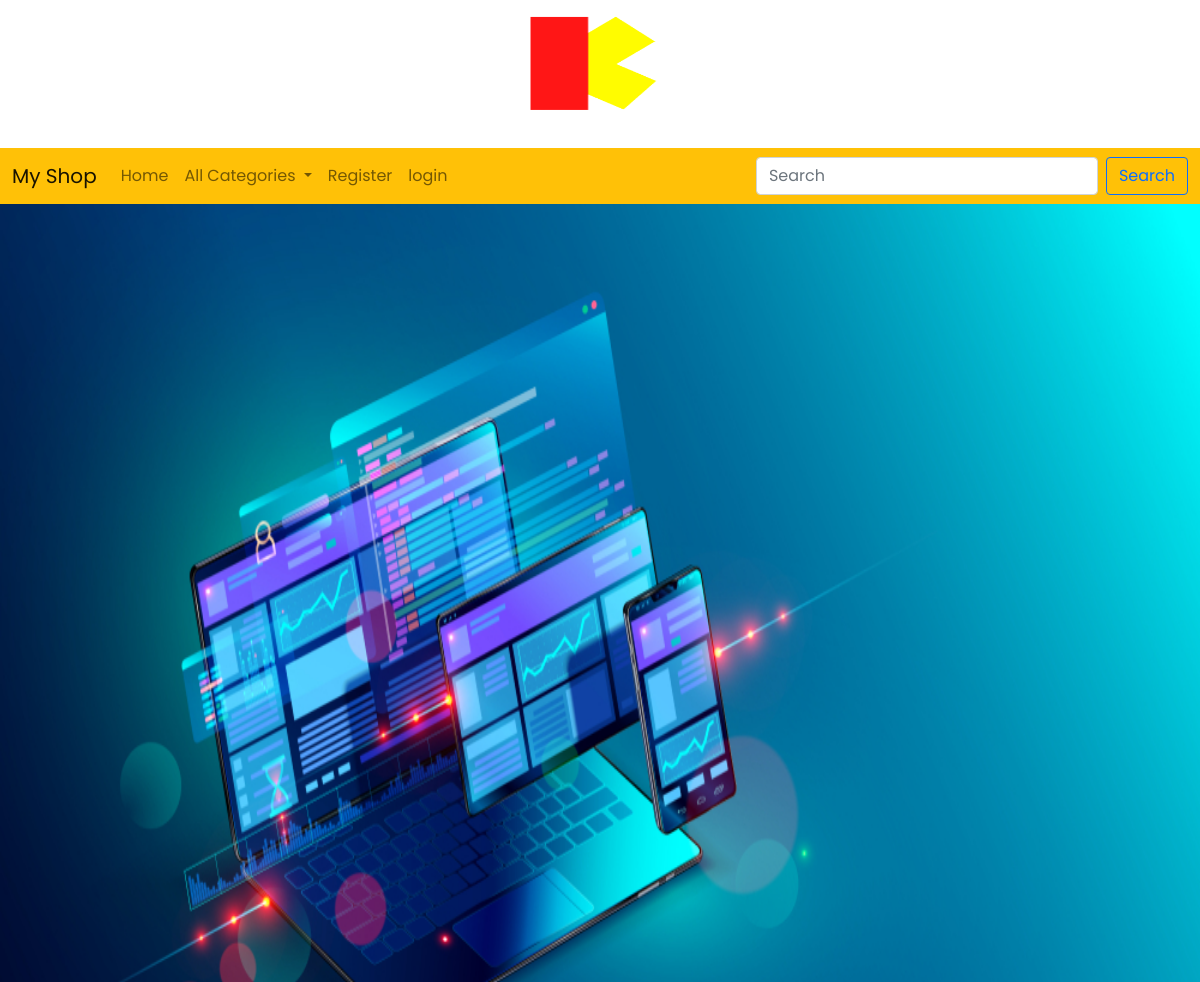
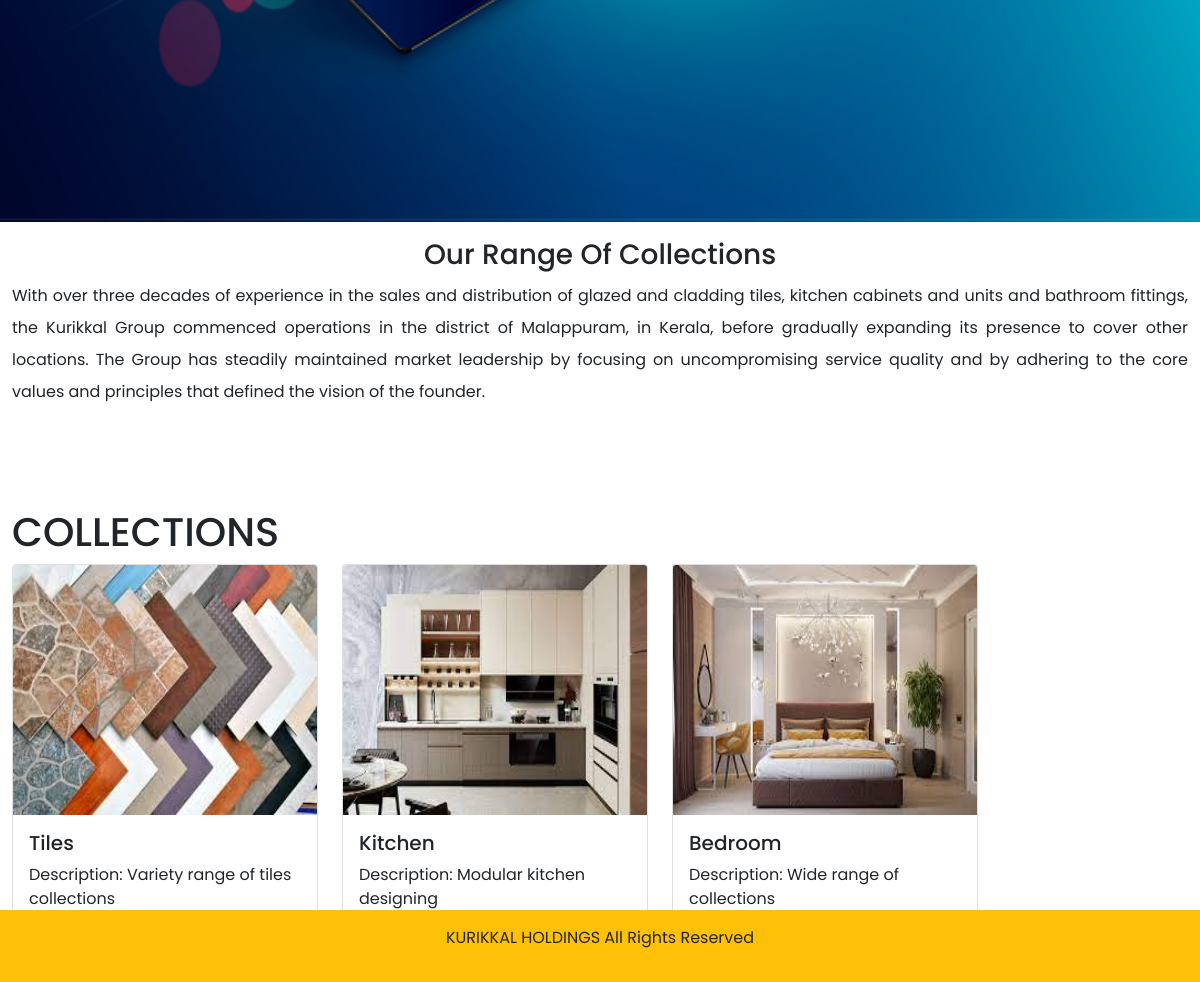
The page / on the database its author committed (2 pictures, top to bottom).
### shop/models.py (models this page shows, shortened)
class Category(models.Model):
    name=models.CharField(max_length=20)
    desc=models.TextField()
    image=models.ImageField(upload_to="Category",null=True,blank=True)

### shop/views.py (the view)
# urls.py: path('',views.allcategories,name="allcat"),
def allcategories(request):
    k = Category.objects.all()
    return render(request, 'category.html', context={'c': k})

### cart/context_processors.py (called while the page is built)
def total_count(request):
    item_count=0
    u=request.user
    try:
        cart=Cart.objects.filter(user=u)
        for i in cart:
            item_count+=i.quantity
    except:
        item_count=0
    return {'count':item_count}

### shop/context_processors.py (called while the page is built)
def menu_links(request):
    c=Category.objects.all()
    return {'links':c}

### templates/category.html (shortened to what this page needs)
{% extends 'base.html' %}
{% load static %}
{% block content %}
<div>
    <img src="{% static 'images/123.png' %}" height="1000px" width="100%">
</div>
<div class="container-fluid mt-3" style="margin-bottom:100px; b">
    <h3 class="text-center fw-f=bold">Our Range Of Collections</h3>
    <p style="text-align:justify;line-height:2;">With over three decades of experience in the sales and distribution of glazed and cladding tiles, kitchen cabinets and units and bathroom fittings, the Kurikkal Group commenced operations in the district of Malappuram, in Kerala, before gradually expanding its presence to cover other locations. The Group has steadily maintained market leadership by focusing on uncompromising service quality and by adhering to the core values and principles that defined the vision of the founder.</p>
</div>
{% endblock %}
{% block category %}
<div class="container-fluid">
    <h1>COLLECTIONS</h1>
    <div class="row">
        {% for i in c %}
        <div class="col-md-4" style="max-width: 330px;">
            <div class="card">
                <img src="{{ i.image.url }}"  class="card-img-top" style="width:auto; height:250px; object-fit: fill;">
                <div class="card-body">
                    <h5 class="card-title">{{ i.name }}</h5>
                    <p class="card-text">Description: {{ i.desc }}</p>
                    <a href="{% url 'shop:product' i.name %}" class="btn btn-success d-block mx-auto">Products</a>
                </div>
            </div>
        </div>
        {% endfor %}
    </div>
</div>
{% endblock %}

### static/css/style.css (style rules this page uses)
body { background-color:white; font-family: 'Poppins', sans-serif; }

### rows shown on the page
Category: image (picture), name "Tiles", desc "Variety range of tiles collections"
Category: image (picture), name "Kitchen", desc "Modular kitchen designing"
Category: image (picture), name "Bedroom", desc "Wide range of collections"
